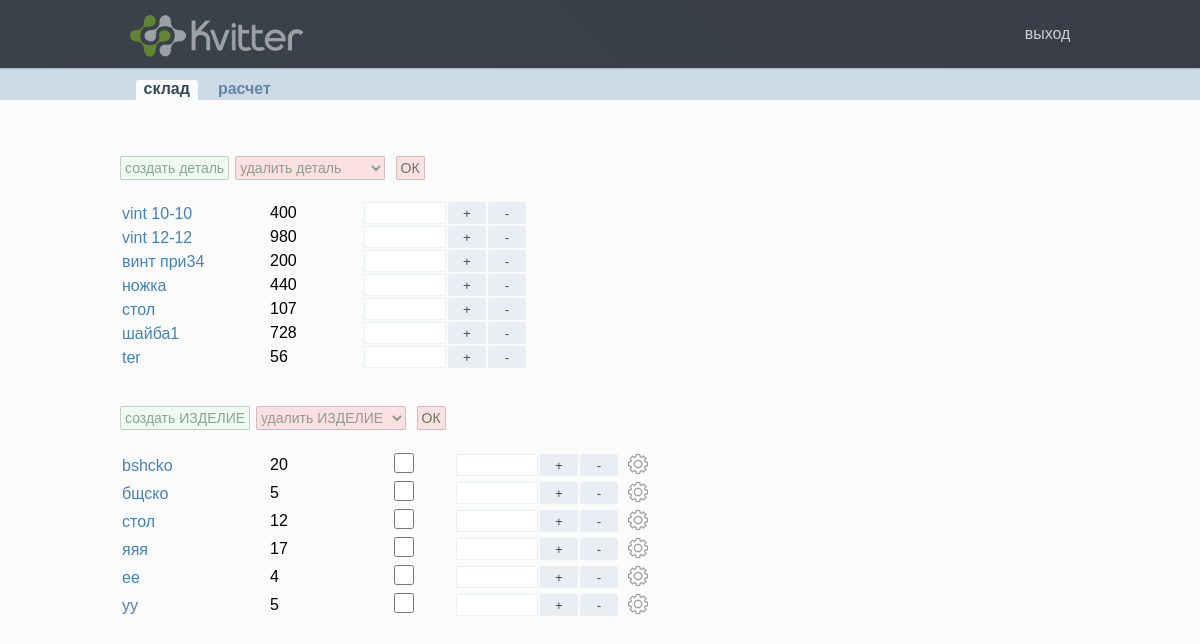
The page /sklad/ (signed in) on the database as committed earlier.
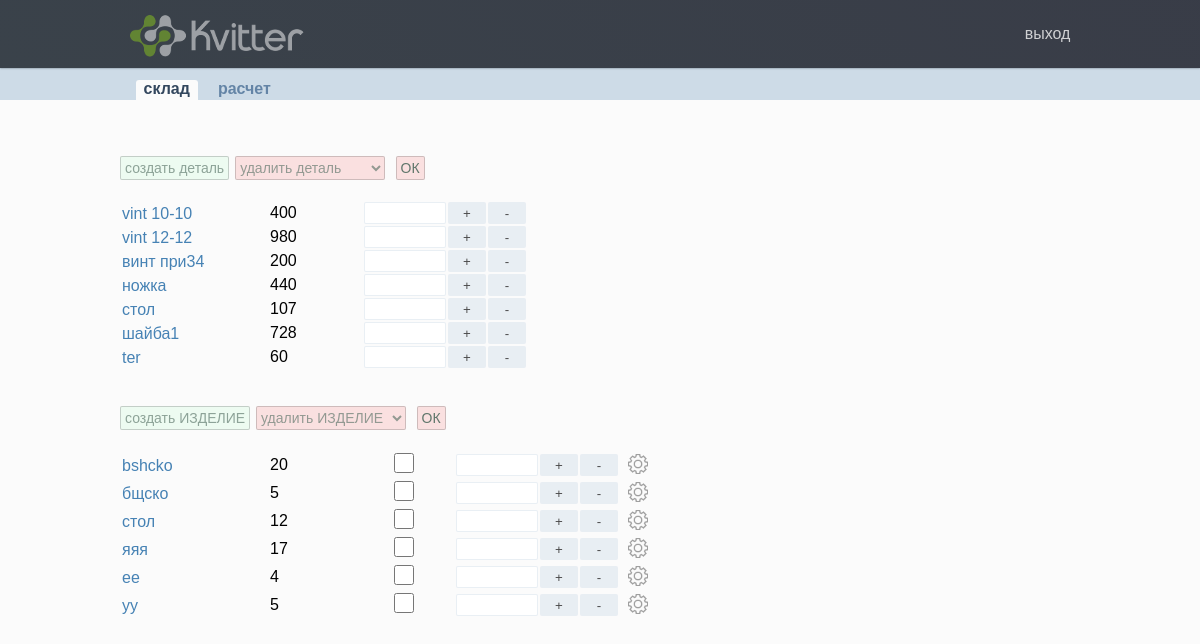
The same page on the database as committed later.
### sklad/models.py (models this page shows, shortened)
class List_details(models.Model):
	title = models.CharField(max_length=50)
	count = models.IntegerField()
	slug = models.SlugField(max_length=50, null = False, unique=True)
	def __str__(self):
		return self.title

### sklad/views.py (the view, shortened to what this page needs)
# urls.py: path('', Sklad_list.as_view(), name='sklad_list_url'),
class Sklad_list(LoginRequiredMixin, View):
	def get(self, request):
		form = DetailForm()
		formid = DetailId()
		product_create = List_products_Form()
		product_del = Product_delete_Form()
		product = List_products.objects.all()
		form_product = []
		for i in product:
			form_product.append(List_products_Form(instance=i))
		details = List_details.objects.all()
		forms = []
		for i in details:
			forms.append(DetailForm(instance=i))
		context = {
			'form': form,
			'forms': forms,
			'formid': formid,
			'product_create': product_create,
			'form_product': form_product,
			'product_del': product_del,
		}
		return render(request, 'sklad/sklad_list.html', context=context)

### sklad/forms.py
class DetailForm(forms.ModelForm):
	class Meta:
		model = List_details
		fields = ['title', 'count', 'slug']
		widgets = {
			'title': forms.TextInput(),
			'count': forms.NumberInput(),
			'slug': forms.TextInput(),
		}

class DetailId(forms.Form):
	field1 = forms.ModelChoiceField(queryset = List_details.objects.all(), empty_label="удалить деталь")
	field1.widget.attrs.update({'class': 'list_del_detil'})

### sklad/models.py (called while the page is built)
	def __str__(self):
		return '{} -кол: {}'.format(self.detail, self.detail_count)

	def __str__(self):
		return self.title

### sklad/templates/sklad/sklad_list.html (shortened to what this page needs)
{% extends 'base.html' %}
{% block content %}
{% load static %}
<div class="block_control">
	<div class="block_add_detail">
		<div>
			<button onclick="showHide('block_id')" class="button_add_detail">создать деталь</button>
		</div>
		<div>
			<form  action ="{% url 'sklad_list_url' %}" method="post" >
				{{formid.field1}}
				<button  class="ok_del" type="submit" name="detail_delete" value="detail_delete" >ОК</button>
			</form>
		</div>
	</div>
</div>
<table class="tabl_details">
	{% for f in forms %}
	<form action ="{% url 'sklad_list_url' %}" method="post">
		<tr>
			<td class="detail_title">{{f.title}}</td>
			<td class="detail_count">{{f.count}}</td>
			<td class="detail_number"><input type="number" name="number"></td>
			<td><button class="detail_button" type="submit" name="detail_button_plus" value="{{f.slug.value}}"> + </button></td>
			<td><button class="detail_button" type="submit" name="detail_button_minus" value="{{f.slug.value}}"> - </button></td>
		</tr>
	</form>
	{% endfor %}
</table>
<br>
<br>
<div class="block_add_case">
	<div class="block_add_detail">
		<div>
			<button class="button_add_detail"><a href="{% url 'product_create_url' %}">создать ИЗДЕЛИЕ</a></button>
		</div>
		<div>
			<form  action ="{% url 'sklad_list_url' %}" method="post" >
				{{product_del.list_products}}
				<button  class="ok_del" type="submit" name="product_delete" value="product_delete" >ОК</button>
			</form>
		</div>
	</div>
	<table class="tabl_details">
		{% for f in form_product %}
		<form action ="{% url 'sklad_list_url' %}" method="post">
			<tr>
				<td class="detail_title">{{f.title}}</td>
				<td class="detail_count">{{f.count}}</td>
				<td class="detail_count">{{f.cheek}}</td>
				<td class="product_number"><input type="number" name="number"></td>
				<td><button class="detail_button" type="submit" name="product_button_plus" value="{{f.slug.value}}"> + </button></td>
				<td><button class="detail_button" type="submit" name="product_button_minus" value="{{f.slug.value}}"> - </button></td>
				<td>
					<a href="/sklad/product/{{f.slug.value}}/"> <img style="width: 20px; margin: 2px auto auto 8px; opacity: 0.5;" src='{% static "Images/update.png" %}'></a>
				</td>
			</tr>
		</form>
		{% endfor %}
	</table>
</div>
{% endblock %}

Rows that differ between the two databases and show on the page:
changed List_details "ter": count "56" → "60"
